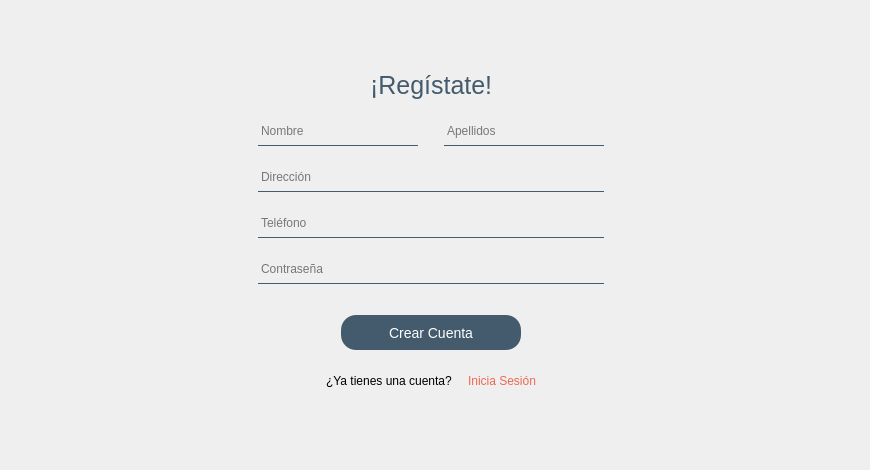
    <widget class="QWidget" name="Registrarse">
     <widget class="QWidget" name="layoutWidget">
      <property name="geometry">
       <rect>
        <x>0</x>
        <y>0</y>
        <width>861</width>
        <height>461</height>
       </rect>
      </property>
      <layout class="QVBoxLayout" name="verticalLayout_4">
       <item>
        <spacer name="verticalSpacer_6">
         <property name="orientation">
          <enum>Qt::Vertical</enum>
         </property>
         <property name="sizeHint" stdset="0">
          <size>
           <width>20</width>
           <height>40</height>
          </size>
         </property>
        </spacer>
       </item>
       <item>
        <layout class="QHBoxLayout" name="horizontalLayout_6">
         <item>
          <spacer name="horizontalSpacer_10">
           <property name="orientation">
            <enum>Qt::Horizontal</enum>
           </property>
           <property name="sizeHint" stdset="0">
            <size>
             <width>40</width>
             <height>20</height>
            </size>
           </property>
          </spacer>
         </item>
         <item>
          <layout class="QVBoxLayout" name="verticalLayout_3">
           <item>
            <layout class="QHBoxLayout" name="horizontalLayout_4">
             <item>
              <spacer name="horizontalSpacer_6">
               <property name="orientation">
                <enum>Qt::Horizontal</enum>
               </property>
               <property name="sizeHint" stdset="0">
                <size>
                 <width>40</width>
                 <height>20</height>
                </size>
               </property>
              </spacer>
             </item>
             <item>
              <widget class="QLabel" name="label">
               <property name="maximumSize">
                <size>
                 <width>16777215</width>
                 <height>30</height>
                </size>
               </property>
               <property name="styleSheet">
                <string notr="true">font-size: 25px;
color: #435B6C;</string>
               </property>
               <property name="text">
                <string>¡Regístate!</string>
               </property>
              </widget>
             </item>
             <item>
              <spacer name="horizontalSpacer_7">
               <property name="orientation">
                <enum>Qt::Horizontal</enum>
               </property>
               <property name="sizeHint" stdset="0">
                <size>
                 <width>40</width>
                 <height>20</height>
                </size>
               </property>
              </spacer>
             </item>
            </layout>
           </item>
           <item>
            <spacer name="verticalSpacer_5">
             <property name="orientation">
              <enum>Qt::Vertical</enum>
             </property>
             <property name="sizeType">
              <enum>QSizePolicy::Fixed</enum>
             </property>
             <property name="sizeHint" stdset="0">
              <size>
               <width>20</width>
               <height>10</height>
              </size>
             </property>
            </spacer>
           </item>
           <item>
            <layout class="QVBoxLayout" name="verticalLayout_2">
             <item>
              <layout class="QHBoxLayout" name="horizontalLayout_2">
               <item>
                <spacer name="horizontalSpacer_2">
                 <property name="orientation">
                  <enum>Qt::Horizontal</enum>
                 </property>
                 <property name="sizeHint" stdset="0">
                  <size>
                   <width>40</width>
                   <height>20</height>
                  </size>
                 </property>
                </spacer>
               </item>
               <item>
                <layout class="QVBoxLayout" name="verticalLayout">
                 <item>
                  <layout class="QHBoxLayout" name="horizontalLayout_11">
                   <item>
                    <widget class="QLineEdit" name="registroNom">
                     <property name="minimumSize">
                      <size>
                       <width>160</width>
                       <height>30</height>
                      </size>
                     </property>
                     <property name="maximumSize">
                      <size>
                       <width>160</width>
                       <height>30</height>
                      </size>
                     </property>
                     <property name="styleSheet">
                      <string notr="true">background-color:transparent;
border-top: none;
border-bottom: 1px solid #435B6C;
boder-radius: 5px;</string>
                     </property>
                     <property name="placeholderText">
                      <string>Nombre</string>
                     </property>
                    </widget>
                   </item>
                   <item>
                    <spacer name="horizontalSpacer_18">
                     <property name="orientation">
                      <enum>Qt::Horizontal</enum>
                     </property>
                     <property name="sizeType">
                      <enum>QSizePolicy::Fixed</enum>
                     </property>
                     <property name="sizeHint" stdset="0">
                      <size>
                       <width>20</width>
                       <height>20</height>
                      </size>
                     </property>
                    </spacer>
                   </item>
                   <item>
                    <widget class="QLineEdit" name="registroAps">
                     <property name="minimumSize">
                      <size>
                       <width>160</width>
                       <height>0</height>
                      </size>
                     </property>
                     <property name="maximumSize">
                      <size>
                       <width>160</width>
                       <height>30</height>
                      </size>
                     </property>
                     <property name="styleSheet">
                      <string notr="true">background-color:transparent;
border-top: none;
border-bottom: 1px solid #435B6C;
boder-radius: 5px;</string>
                     </property>
                     <property name="placeholderText">
                      <string>Apellidos</string>
                     </property>
                    </widget>
                   </item>
                  </layout>
                 </item>
                 <item>
                  <spacer name="verticalSpacer">
                   <property name="orientation">
                    <enum>Qt::Vertical</enum>
                   </property>
                   <property name="sizeType">
                    <enum>QSizePolicy::Fixed</enum>
                   </property>
                   <property name="sizeHint" stdset="0">
                    <size>
                     <width>20</width>
                     <height>10</height>
                    </size>
                   </property>
                  </spacer>
                 </item>
                 <item>
                  <widget class="QLineEdit" name="registroDirec">
                   <property name="minimumSize">
                    <size>
                     <width>0</width>
                     <height>30</height>
                    </size>
                   </property>
                   <property name="maximumSize">
                    <size>
                     <width>16777215</width>
                     <height>30</height>
                    </size>
                   </property>
                   <property name="styleSheet">
                    <string notr="true">background-color:transparent;
border-top: none;
border-bottom: 1px solid #435B6C;
boder-radius: 5px;</string>
                   </property>
                   <property name="placeholderText">
                    <string>Dirección</string>
                   </property>
                  </widget>
                 </item>
                 <item>
                  <spacer name="verticalSpacer_18">
                   <property name="orientation">
                    <enum>Qt::Vertical</enum>
                   </property>
                   <property name="sizeType">
                    <enum>QSizePolicy::Fixed</enum>
                   </property>
                   <property name="sizeHint" stdset="0">
                    <size>
                     <width>20</width>
                     <height>10</height>
                    </size>
                   </property>
                  </spacer>
                 </item>
                 <item>
                  <widget class="QLineEdit" name="registroTel">
                   <property name="minimumSize">
                    <size>
                     <width>0</width>
                     <height>30</height>
                    </size>
                   </property>
                   <property name="maximumSize">
                    <size>
                     <width>16777215</width>
                     <height>30</height>
                    </size>
                   </property>
                   <property name="styleSheet">
                    <string notr="true">background-color:transparent;
border-top: none;
border-bottom: 1px solid #435B6C;
boder-radius: 5px;</string>
                   </property>
                   <property name="placeholderText">
                    <string>Teléfono</string>
                   </property>
                  </widget>
                 </item>
                 <item>
                  <spacer name="verticalSpacer_17">
                   <property name="orientation">
                    <enum>Qt::Vertical</enum>
                   </property>
                   <property name="sizeType">
                    <enum>QSizePolicy::Fixed</enum>
                   </property>
                   <property name="sizeHint" stdset="0">
                    <size>
                     <width>20</width>
                     <height>10</height>
                    </size>
                   </property>
                  </spacer>
                 </item>
                 <item>
                  <widget class="QLineEdit" name="registroPass">
                   <property name="minimumSize">
                    <size>
                     <width>0</width>
                     <height>30</height>
                    </size>
                   </property>
                   <property name="maximumSize">
                    <size>
                     <width>16777215</width>
                     <height>30</height>
                    </size>
                   </property>
                   <property name="styleSheet">
                    <string notr="true">background-color:transparent;
border-top: none;
border-bottom: 1px solid #435B6C;
boder-radius: 5px;</string>
                   </property>
                   <property name="inputMask">
                    <string/>
                   </property>
                   <property name="text">
                    <string/>
                   </property>
                   <property name="frame">
                    <bool>true</bool>
                   </property>
                   <property name="echoMode">
                    <enum>QLineEdit::Password</enum>
                   </property>
                   <property name="placeholderText">
                    <string>Contraseña</string>
                   </property>
                   <property name="cursorMoveStyle">
                    <enum>Qt::VisualMoveStyle</enum>
                   </property>
                   <property name="clearButtonEnabled">
                    <bool>false</bool>
                   </property>
                  </widget>
                 </item>
                 <item>
                  <spacer name="verticalSpacer_3">
                   <property name="orientation">
                    <enum>Qt::Vertical</enum>
                   </property>
                   <property name="sizeType">
                    <enum>QSizePolicy::Fixed</enum>
                   </property>
                   <property name="sizeHint" stdset="0">
                    <size>
                     <width>20</width>
                     <height>25</height>
                    </size>
                   </property>
                  </spacer>
                 </item>
                 <item>
                  <layout class="QHBoxLayout" name="horizontalLayout_3">
                   <item>
                    <spacer name="horizontalSpacer_4">
                     <property name="orientation">
                      <enum>Qt::Horizontal</enum>
                     </property>
                     <property name="sizeType">
                      <enum>QSizePolicy::Expanding</enum>
                     </property>
                     <property name="sizeHint" stdset="0">
                      <size>
                       <width>40</width>
                       <height>20</height>
                      </size>
                     </property>
                    </spacer>
                   </item>
                   <item>
                    <widget class="QPushButton" name="btnCreaCuenta">
                     <property name="minimumSize">
                      <size>
                       <width>180</width>
                       <height>35</height>
                      </size>
                     </property>
                     <property name="maximumSize">
                      <size>
                       <width>280</width>
                       <height>35</height>
                      </size>
                     </property>
                     <property name="styleSheet">
                      <string notr="true">background-color: #435B6C;
  border: 0;
  border-radius: 15px;
  height: 35px;
  max-width: 280px;
color: white;
font-size:14px;</string>
                     </property>
                     <property name="text">
                      <string>Crear Cuenta</string>
                     </property>
                    </widget>
                   </item>
                   <item>
                    <spacer name="horizontalSpacer_5">
                     <property name="orientation">
                      <enum>Qt::Horizontal</enum>
                     </property>
                     <property name="sizeType">
                      <enum>QSizePolicy::Expanding</enum>
                     </property>
                     <property name="sizeHint" stdset="0">
                      <size>
                       <width>40</width>
                       <height>20</height>
                      </size>
                     </property>
                    </spacer>
                   </item>
                  </layout>
                 </item>
                </layout>
               </item>
               <item>
                <spacer name="horizontalSpacer_3">
                 <property name="orientation">
                  <enum>Qt::Horizontal</enum>
                 </property>
                 <property name="sizeHint" stdset="0">
                  <size>
                   <width>40</width>
                   <height>20</height>
                  </size>
                 </property>
                </spacer>
               </item>
              </layout>
             </item>
             <item>
              <spacer name="verticalSpacer_4">
               <property name="orientation">
                <enum>Qt::Vertical</enum>
               </property>
               <property name="sizeType">
                <enum>QSizePolicy::Fixed</enum>
               </property>
               <property name="sizeHint" stdset="0">
                <size>
                 <width>20</width>
                 <height>15</height>
                </size>
               </property>
              </spacer>
             </item>
            </layout>
           </item>
           <item>
            <layout class="QHBoxLayout" name="horizontalLayout_5">
             <item>
              <spacer name="horizontalSpacer_8">
               <property name="orientation">
                <enum>Qt::Horizontal</enum>
               </property>
               <property name="sizeHint" stdset="0">
                <size>
                 <width>40</width>
                 <height>20</height>
                </size>
               </property>
              </spacer>
             </item>
             <item>
              <layout class="QHBoxLayout" name="horizontalLayout">
               <item>
                <widget class="QLabel" name="label_2">
                 <property name="text">
                  <string>¿Ya tienes una cuenta?</string>
                 </property>
                </widget>
               </item>
               <item>
                <spacer name="horizontalSpacer">
                 <property name="orientation">
                  <enum>Qt::Horizontal</enum>
                 </property>
                 <property name="sizeType">
                  <enum>QSizePolicy::Fixed</enum>
                 </property>
                 <property name="sizeHint" stdset="0">
                  <size>
                   <width>10</width>
                   <height>20</height>
                  </size>
                 </property>
                </spacer>
               </item>
               <item>
                <widget class="QPushButton" name="btnRegToIni">
                 <property name="styleSheet">
                  <string notr="true">border:none;
color:#ED6853;</string>
                 </property>
                 <property name="text">
                  <string>Inicia Sesión</string>
                 </property>
                </widget>
               </item>
              </layout>
             </item>
             <item>
              <spacer name="horizontalSpacer_9">
               <property name="orientation">
                <enum>Qt::Horizontal</enum>
               </property>
               <property name="sizeHint" stdset="0">
                <size>
                 <width>40</width>
                 <height>20</height>
                </size>
               </property>
              </spacer>
             </item>
            </layout>
           </item>
          </layout>
         </item>
         <item>
          <spacer name="horizontalSpacer_11">
           <property name="orientation">
            <enum>Qt::Horizontal</enum>
           </property>
           <property name="sizeHint" stdset="0">
            <size>
             <width>40</width>
             <height>20</height>
            </size>
           </property>
          </spacer>
         </item>
        </layout>
       </item>
       <item>
        <spacer name="verticalSpacer_7">
         <property name="orientation">
          <enum>Qt::Vertical</enum>
         </property>
         <property name="sizeHint" stdset="0">
          <size>
           <width>20</width>
           <height>40</height>
          </size>
         </property>
        </spacer>
       </item>
      </layout>
     </widget>
    </widget>
